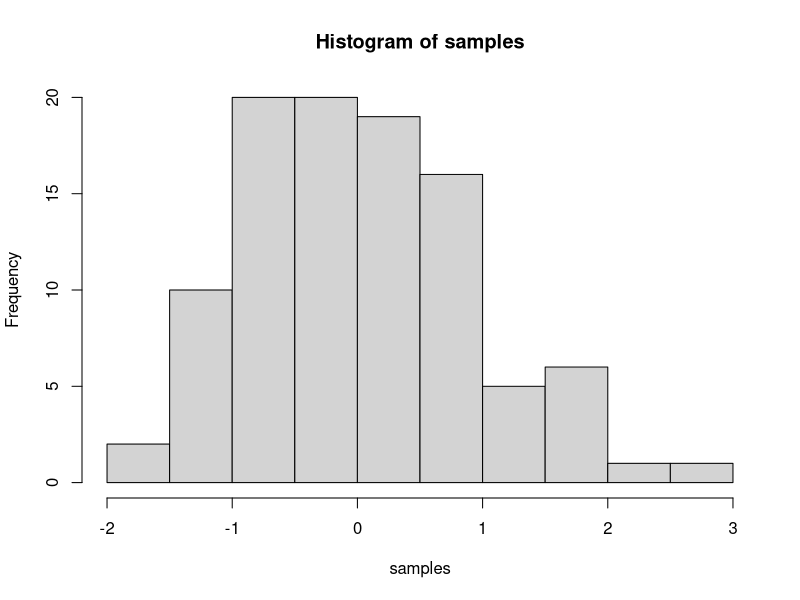

Generate this figure with R:
## ---- chunk 1
knitr::opts_chunk$set(
	message = FALSE,
	warning = FALSE,
	cache = TRUE
)
## ---- chunk 2
samples <- rnorm(100, mean=0, sd=1)
hist(samples)
